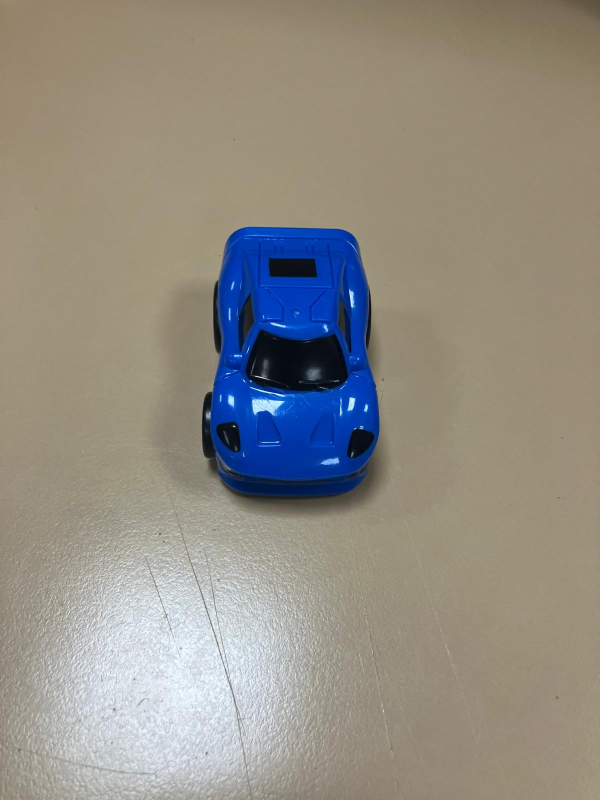
#> input picture car_imgs/WhatsApp Image 2024-12-03 at 18.46.39 (1).jpeg, 1200 x 1600 px (shown at 1/2 size); its folder holds 4 pictures in this run
$ jupyter execute --allow-errors Segmentacion_imgs.ipynb   (shell and % lines are left out)
#> lines starting #> are read from the running program, lines starting #| are printed output that depends on the picture
[cell 1]
import os
import cv2
import imageio
import numpy as np
from typing import List
from utils2 import non_max_suppression, get_hsv_color_ranges
from os.path import dirname, join

[cell 2]
def load_images(filenames: List) -> List:
    return [cv2.imread(filename) for filename in filenames]
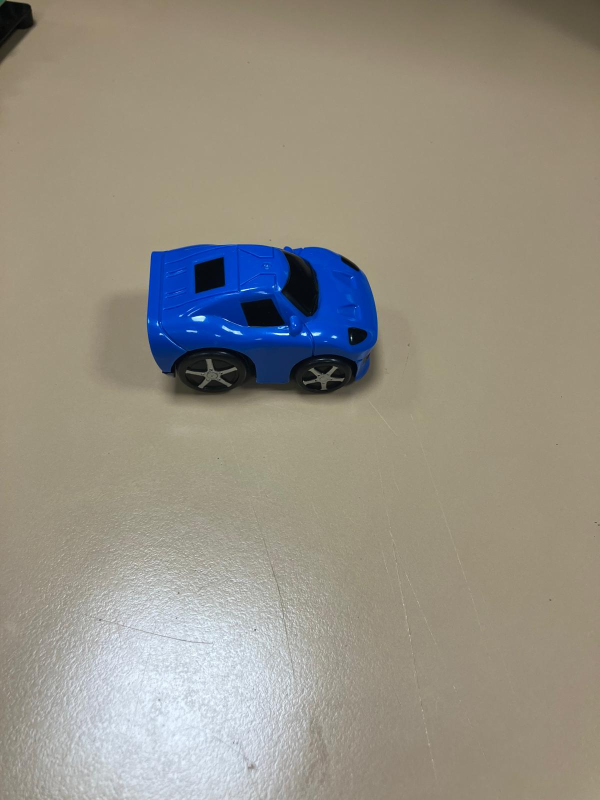
#> input picture car_imgs/WhatsApp Image 2024-12-03 at 18.46.39.jpeg, 1200 x 1600 px (shown at 1/2 size)
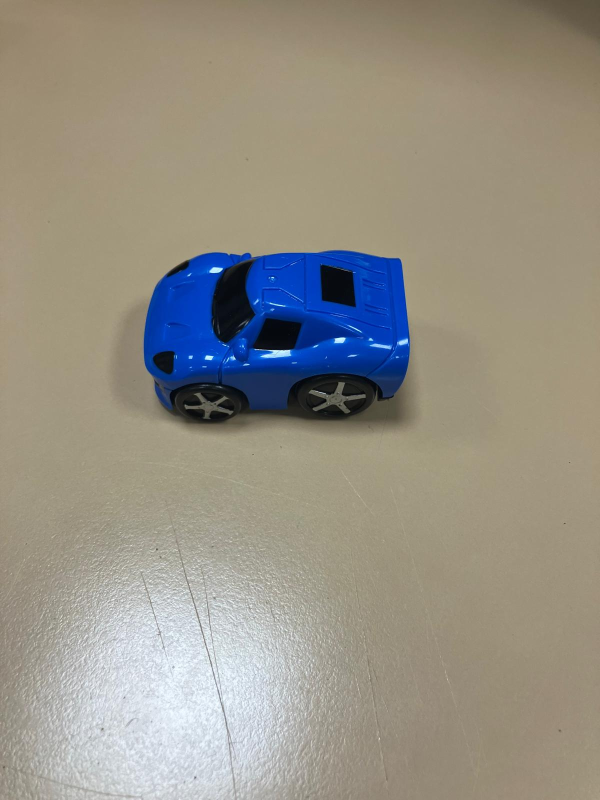
#> input picture car_imgs/WhatsApp Image 2024-12-03 at 18.46.40.jpeg, 1200 x 1600 px (shown at 1/2 size)
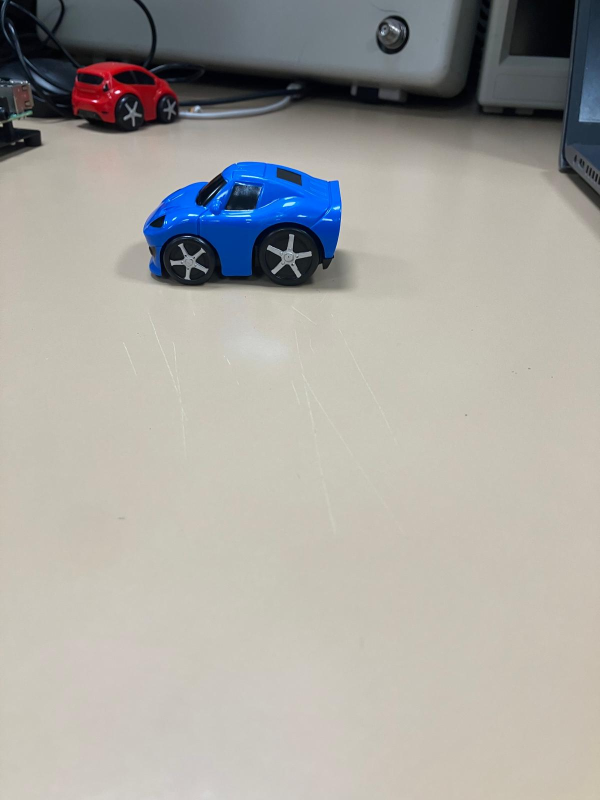
#> input picture car_imgs/WhatsApp Image 2024-12-03 at 18.46.41 (1).jpeg, 1200 x 1600 px (shown at 1/2 size)

# TODO Complete the method, use every argument
def show_image(img: np.array, img_name: str = "Image"):
    cv2.imshow(img_name, img)
    cv2.waitKey(0)
    cv2.destroyAllWindows()

# TODO Complete the method, use every argument
def write_image(output_folder: str, img_name: str, img: np.array):
    img_path = os.path.join(output_folder, img_name)
    cv2.imwrite(img_path, img)

path = "./car_imgs"
print(path)
imgs_path = [join(path, f"{img_path}") for img_path in os.listdir(path)]
imgs = load_images(imgs_path)
#> imgs = 4 items

[cell 3]
for img in imgs:
    show_image(img)
#> this loop made 4 passes

#> (a cell that did not finish here is left out)

[cell 5]
factor_escala = 0.2
#> (the rest of this cell did not finish here and is left out)

#> (a cell that did not finish here is left out)

[cell 7]
hsv_imgs = [cv2.cvtColor(img, cv2.COLOR_BGR2HSV) for img in imgs]
#> hsv_imgs = 4 items
#> img is the input picture: shape (1600, 1200, 3); mean B, G, R 161, 165.8, 167.6

light_red = (169, 0, 92)
dark_red = (255, 255, 255)

light_black = (0, 0, 0)
dark_black = (179, 255, 21)

red_masks = [cv2.inRange(hsv_img, light_red, dark_red) for hsv_img in hsv_imgs]
#> red_masks = 4 items
black_masks = [cv2.inRange(hsv_img, light_black, dark_black) for hsv_img in hsv_imgs]
#> black_masks = 4 items

team_masks = [cv2.bitwise_or(red_mask, black_mask)
              for red_mask, black_mask in zip(red_masks, black_masks)]
#> team_masks = 4 items

team_segmented = [cv2.bitwise_and(img, img, mask=mask) for img, mask in zip(imgs, team_masks)]
#> team_segmented = 4 items

for segmented in team_segmented:
    show_image(segmented)
